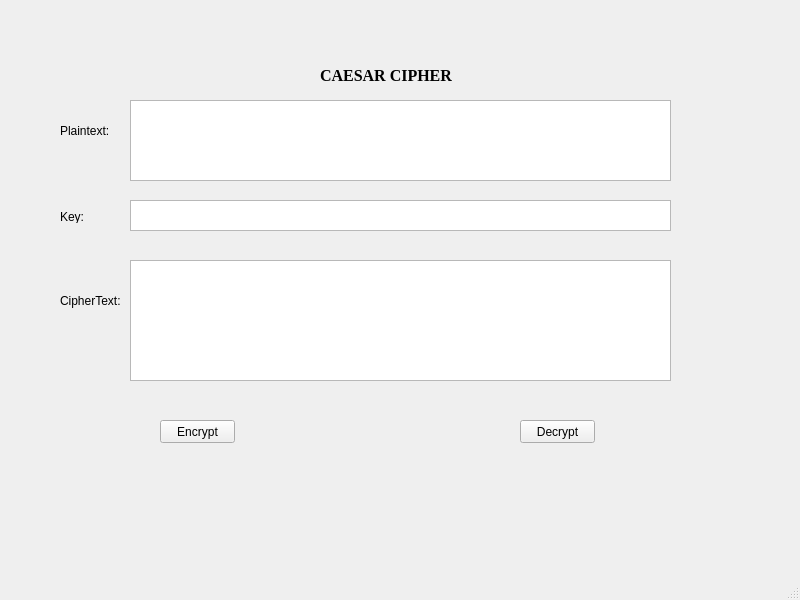
<?xml version="1.0" encoding="UTF-8"?>
<ui version="4.0">
 <class>MainWindow</class>
 <widget class="QMainWindow" name="MainWindow">
  <property name="geometry">
   <rect>
    <x>0</x>
    <y>0</y>
    <width>800</width>
    <height>600</height>
   </rect>
  </property>
  <property name="windowTitle">
   <string>MainWindow</string>
  </property>
  <widget class="QWidget" name="centralwidget">
   <widget class="QLabel" name="label">
    <property name="geometry">
     <rect>
      <x>320</x>
      <y>50</y>
      <width>141</width>
      <height>51</height>
     </rect>
    </property>
    <property name="font">
     <font>
      <family>Times New Roman</family>
      <pointsize>12</pointsize>
      <weight>75</weight>
      <bold>true</bold>
     </font>
    </property>
    <property name="text">
     <string>CAESAR CIPHER</string>
    </property>
   </widget>
   <widget class="QLabel" name="label_2">
    <property name="geometry">
     <rect>
      <x>60</x>
      <y>120</y>
      <width>51</width>
      <height>21</height>
     </rect>
    </property>
    <property name="text">
     <string>Plaintext:</string>
    </property>
   </widget>
   <widget class="QLabel" name="label_3">
    <property name="geometry">
     <rect>
      <x>60</x>
      <y>210</y>
      <width>47</width>
      <height>13</height>
     </rect>
    </property>
    <property name="text">
     <string>Key:</string>
    </property>
   </widget>
   <widget class="QLabel" name="label_4">
    <property name="geometry">
     <rect>
      <x>60</x>
      <y>290</y>
      <width>61</width>
      <height>21</height>
     </rect>
    </property>
    <property name="text">
     <string>CipherText:</string>
    </property>
   </widget>
   <widget class="QTextEdit" name="txtPlaintext">
    <property name="geometry">
     <rect>
      <x>130</x>
      <y>100</y>
      <width>541</width>
      <height>81</height>
     </rect>
    </property>
   </widget>
   <widget class="QTextEdit" name="txtPlaintext_2">
    <property name="geometry">
     <rect>
      <x>130</x>
      <y>200</y>
      <width>541</width>
      <height>31</height>
     </rect>
    </property>
   </widget>
   <widget class="QTextEdit" name="txtPlaintext_3">
    <property name="geometry">
     <rect>
      <x>130</x>
      <y>260</y>
      <width>541</width>
      <height>121</height>
     </rect>
    </property>
   </widget>
   <widget class="QPushButton" name="btnEncrypt">
    <property name="geometry">
     <rect>
      <x>160</x>
      <y>420</y>
      <width>75</width>
      <height>23</height>
     </rect>
    </property>
    <property name="text">
     <string>Encrypt</string>
    </property>
   </widget>
   <widget class="QPushButton" name="btnDecrypt">
    <property name="geometry">
     <rect>
      <x>520</x>
      <y>420</y>
      <width>75</width>
      <height>23</height>
     </rect>
    </property>
    <property name="text">
     <string>Decrypt</string>
    </property>
   </widget>
  </widget>
  <widget class="QMenuBar" name="menubar">
   <property name="geometry">
    <rect>
     <x>0</x>
     <y>0</y>
     <width>800</width>
     <height>21</height>
    </rect>
   </property>
  </widget>
  <widget class="QStatusBar" name="statusbar"/>
 </widget>
 <resources/>
 <connections/>
</ui>
